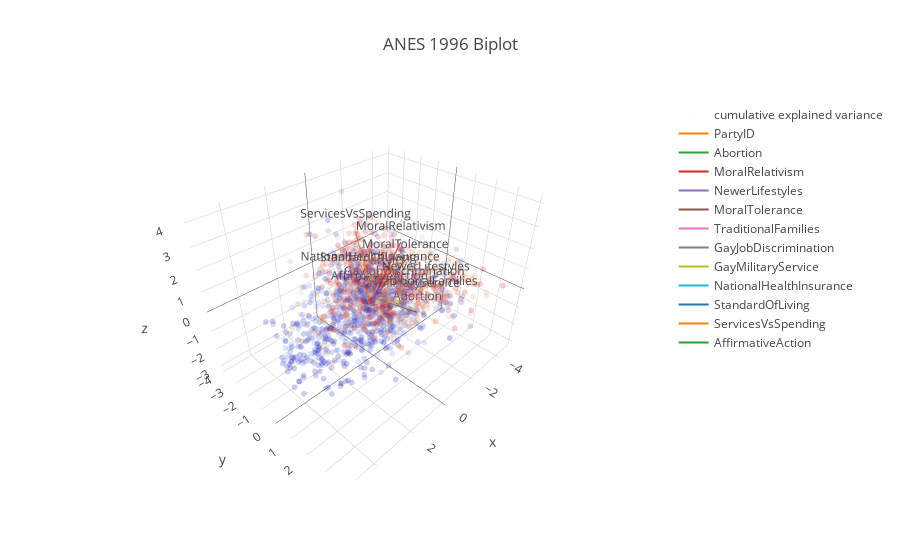

The notebook cell saved with this chart:
### Markdown cell above
### Biplot

A scatterplot projected onto the first two principal components.

### Code cell
data_scaled = pd.DataFrame(_scaled, columns=df.columns)
triplot(pca, data_scaled, title='ANES 1996 Biplot', color=data_scaled.PartyID)

### Figure 1 — Plotly figure (JSON) as saved in the notebook; plotly's stock layout.template omitted (floating-point values rounded to 4 significant figures; data arrays with more than 128 entries replaced by an {"elided": "..."} marker saying what was removed)
{"data": [{"marker": {"color": {"elided": "1714 float values"}, "opacity": 0.2, "size": 2}, "mode": "markers", "name": "cumulative explained variance", "type": "scatter3d", "x": {"elided": "1714 float values"}, "y": {"elided": "1714 float values"}, "z": {"elided": "1714 float values"}}, {"mode": "lines+text", "name": "PartyID", "text": ["", "PartyID"], "type": "scatter3d", "x": [0, -1.751], "y": [0, -1.094], "z": [0, -0.4071]}, {"mode": "lines+text", "name": "Abortion", "text": ["", "Abortion"], "type": "scatter3d", "x": [0, -1.237], "y": [0, 1.385], "z": [0, -0.6934]}, {"mode": "lines+text", "name": "MoralRelativism", "text": ["", "MoralRelativism"], "type": "scatter3d", "x": [0, -1.566], "y": [0, 0.02039], "z": [0, 2.067]}, {"mode": "lines+text", "name": "NewerLifestyles", "text": ["", "NewerLifestyles"], "type": "scatter3d", "x": [0, -1.498], "y": [0, 1.549], "z": [0, 0.6785]}, {"mode": "lines+text", "name": "MoralTolerance", "text": ["", "MoralTolerance"], "type": "scatter3d", "x": [0, -1.84], "y": [0, 0.1016], "z": [0, 1.102]}, {"mode": "lines+text", "name": "TraditionalFamilies", "text": ["", "TraditionalFamilies"], "type": "scatter3d", "x": [0, -1.427], "y": [0, 1.598], "z": [0, 0.1246]}, {"mode": "lines+text", "name": "GayJobDiscrimination", "text": ["", "GayJobDiscrimination"], "type": "scatter3d", "x": [0, -1.803], "y": [0, 0.132], "z": [0, -0.4211]}, {"mode": "lines+text", "name": "GayMilitaryService", "text": ["", "GayMilitaryService"], "type": "scatter3d", "x": [0, -1.722], "y": [0, 0.4977], "z": [0, -0.8465]}, {"mode": "lines+text", "name": "NationalHealthInsurance", "text": ["", "NationalHealthInsurance"], "type": "scatter3d", "x": [0, -1.442], "y": [0, -1.647], "z": [0, -0.1533]}, {"mode": "lines+text", "name": "StandardOfLiving", "text": ["", "StandardOfLiving"], "type": "scatter3d", "x": [0, -1.436], "y": [0, -1.772], "z": [0, -0.3988]}, {"mode": "lines+text", "name": "ServicesVsSpending", "text": ["", "ServicesVsSpending"], "type": "scatter3d", "x": [0, 0.3345], "y": [0, -0.6685], "z": [0, 2.979]}, {"mode": "lines+text", "name": "AffirmativeAction", "text": ["", "AffirmativeAction"], "type": "scatter3d", "x": [0, -1.201], "y": [0, -0.8463], "z": [0, -0.733]}], "layout": {"title": "ANES 1996 Biplot", "xaxis": {"title": "Principal Component One"}, "yaxis": {"title": "Principal Component Two"}}}
